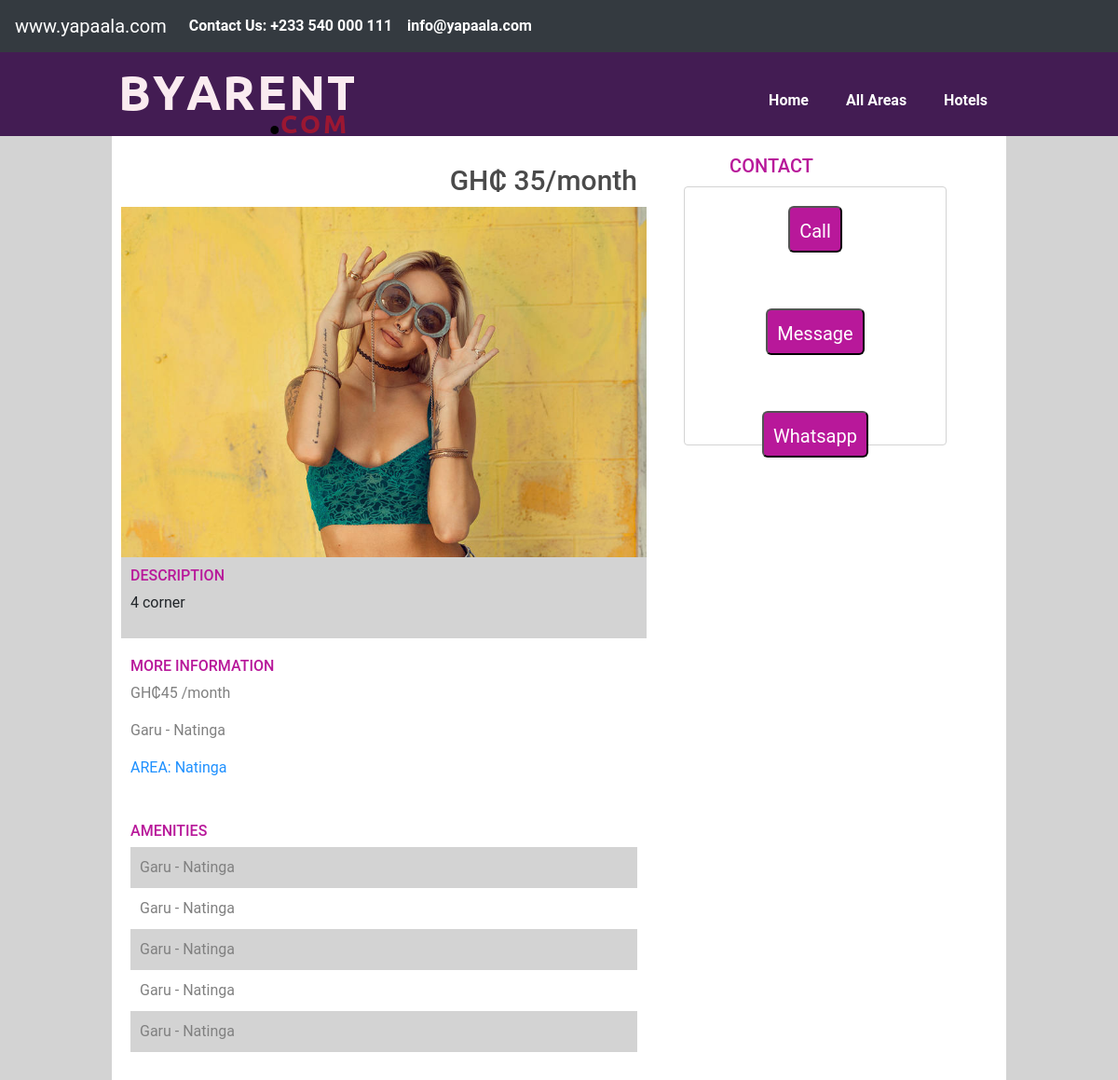
/property/2/details/, run on the app's committed database.
### home/models.py (models this page shows, shortened)
class House(models.Model):
    picture     = models.ImageField(upload_to='houses/%Y/%m/%d/', default=None, null=True, blank=True)
    name        = models.CharField(max_length=100, blank=True)
    slug        = models.SlugField(max_length=100, db_index=True)
    description = models.CharField(max_length=50, default=None, null=True, blank=True)
    price       = models.IntegerField(default=None, null=True, blank=True)
    location    = models.CharField(max_length=50, default=None, null=True, blank=True)
    room_count  = models.PositiveIntegerField()
    types       = models.CharField(max_length=100, blank=True)
    options     = models.CharField(max_length=250, blank=True)
    created     = models.DateTimeField(auto_now_add=True)
    updated     = models.DateTimeField(auto_now=True)
    category    = models.ForeignKey(Category, related_name="houses", on_delete=models.CASCADE)
    class Meta:
        ordering = ('name',)
        index_together  = (('id', 'slug'), )
    def amount(self):
        return "GH₵"+ str(self.price) + " /month"

class Category(models.Model):
    name = models.CharField(max_length=50, db_index=True)
    slug = models.SlugField(max_length=50, db_index=True, unique=True)
    class Meta:
        ordering = ('name',)
        verbose_name = "Category"
        verbose_name_plural = "Categories"

### home/views.py (the view)
# urls.py: path('property/<int:pk>/details/', house_details.as_view(), name="details"),
class house_details(DetailView):
    model = House
    template_name = 'home/house_details.html'

### templates/home/house_details.html (shortened to what this page needs)
{% extends 'base.html' %}
{% load static %}
{% block content %}
<link rel="stylesheet" type="text/css" href="{% static 'css/house_detail.css' %}">
<div class="wrapper">
    <div class="main">
      <div class="hotel">
        <div class="heading">
          <h3>GH₵ 35/month</h3>
        </div>
        <div class="box">
          <img src="{{ house.picture.url }}" alt = "Picture of a house">
        </div>
        <div class="details">
          <h2> DESCRIPTION </h2>
          <p>{{ house.description }}</p>
        </div>
      </div>
      <div class="more">
        <h2> MORE INFORMATION </h2>
        <p> {{ house.amount }} </p>
        <p> {{ house.location }} </p>
        <p> <a style="color:dodgerblue" href="{% url 'home:post_by_category' house.category.slug %}">AREA: {{ house.category.name }}</a></p>
      </div>
      <div class="list">
        <table>
          <h2> AMENITIES </h2>
          <tr class="grey">
            <td >
              <li> {{ house.location }}
              </li>
            </td>
          </tr>
          <tr>
            <td>
              <li> {{ house.location }} </li>
            </td>
          </tr>
          <tr class="grey">
            <td>
              <li> {{ house.location }} </li>
            </td>
          </tr>
          <tr>
            <td>
              <li> {{ house.location }} </li>
            </td>
          </tr>
          <tr class="grey">
            <td>
              <li> {{ house.location }} </li>
            </td>
          </tr>
        </table>
      </div>
    </div>
    <div class="sidebar">
      <h3>Contact</h3>
      <div class="contact">
         <button class="call"><a href="05444293033">Call</a></button> <br>
         <button class="message"><a href="mailto:yapaala@gmail.com">Message</a></button> <br>
         <button class="whatsapp"><a href="mailto:yapaala@gmail.com">Whatsapp</a></button>
    </div>
      </div>
  </div>
{% endblock %}

### static/css/base/body.css (style rules this page uses)
body { margin: 0; padding: 0; font-family: Roboto, sans-serif; background-color: lightgrey; width: 100%; }
a { text-decoration: none; }
.wrapper { padding: 7px; box-sizing: border-box; }

### static/css/house_detail.css (style rules this page uses)
.wrapper { width: 80%; margin: auto; display: grid; grid-template-columns: 60% 20%; column-gap: 40px; padding: 10px; background: white; }
.hotel { margin-top: 10px; padding: 0; }
.heading h3 { font-size: 30px; padding: 10px; text-align: right; background-color: white; margin: 0; color: #4A4A4A; }
.box img { width: 100%; height: 100%; }
.details { background-color: lightgrey; margin: 0; padding: 10px; }
.more, .list { background-color: white; margin: 10px auto; padding: 10px; }
.details li, .more, .list, h2 { list-style: none; color: grey; }
.details h2, .list h2, .more h2 { font-size: 16px; }
.sidebar { position: sticky; position: -webkit-sticky; top: 0; height: 70%; }
.contact { width: 150%; height: 40%; border: 1px solid lightgrey; border-radius: 4px; background-color: #fff; text-align: center; }
.call, .message, .whatsapp { text-align: center; background-color:#B8189A; padding:10px; height: 50px; border-radius: 6px; cursor: pointer; margin-top: 20px; margin-bottom: 40px; font-size: 20px; }
.contact a { text-decoration: none; color: white; }
.sidebar h3 { text-transform: uppercase; font-size: 20px; text-align: center; color: #B8189A; margin: 10px; }
table { width: 100%; }
td { padding:10px; }
.grey { background-color: lightgrey; }
.main h2 { color: #B8189A; }

### data on the page
House: picture (picture), description "4 corner", amount "GH₵45 /month", location "Garu - Natinga", category.name "Natinga"
